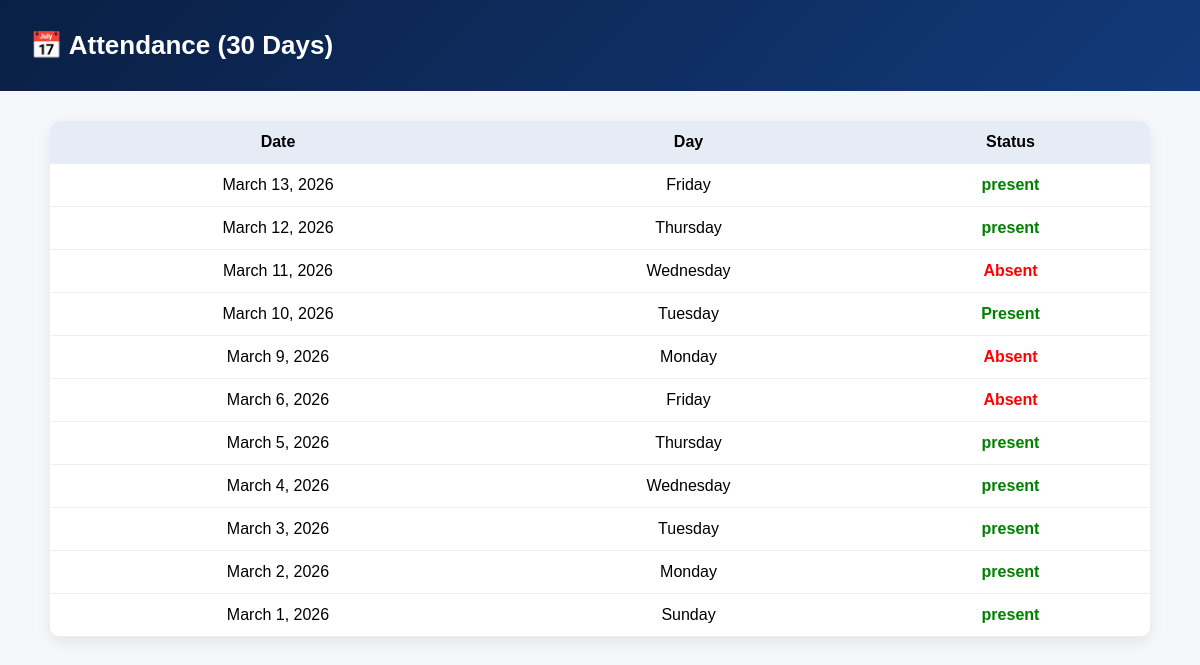
Page /attendance/ (signed in) on the committed database.
### dashboard/models.py (models this page shows, shortened)
class Attendance(models.Model):
    user = models.ForeignKey(User, on_delete=models.CASCADE)
    date = models.DateField()
    status = models.CharField(max_length=10)  # Present / Absent

### dashboard/views.py (the view)
# urls.py: path('attendance/', views.attendance_page, name='attendance'),
@login_required
def attendance_page(request):
    data = Attendance.objects.filter(user=request.user).order_by('-date')
    return render(request, 'attendance.html', {'data': data})

### dashboard/templates/attendance.html (shortened to what this page needs)
<!DOCTYPE html>
<html>
<head>
</head>
<body>
<div class="banner">
    📅 Attendance (30 Days)
</div>
<div class="container">
<table>
    <tr>
        <th>Date</th>
        <th>Day</th>
        <th>Status</th>
    </tr>
    {% for i in data %}
    <tr>
        <td>{{ i.date }}</td>
        <td>{{ i.date|date:"l" }}</td>
        {% if i.status|lower == "present" %}
            <td class="present">{{ i.status }}</td>
        {% else %}
            <td class="absent">{{ i.status }}</td>
        {% endif %}
    </tr>
    {% empty %}
    <tr>
        <td colspan="3">No attendance data</td>
    </tr>
    {% endfor %}
</table>
</div>
</body>
</html>

### dashboard/templates/attendance.html (style rules this page uses)
body { font-family: 'Poppins', sans-serif; margin: 0; background: #f5f7fa; }
.banner { background: linear-gradient(135deg, #0a1f44, #123a7a); color: white; padding: 30px; font-size: 26px; font-weight: bold; }
.container { padding: 30px 50px; }
table { width: 100%; border-collapse: collapse; background: white; border-radius: 10px; overflow: hidden; box-shadow: 0 5px 15px rgba(0,0,0,0.08); }
th, td { padding: 12px; text-align: center; }
th { background: #e6ecf5; }
tr { border-bottom: 1px solid #eee; }
.present { color: green; font-weight: bold; }
.absent { color: red; font-weight: bold; }

### rows in the picture
Attendance: date "March 13, 2026", date "Friday", status "present"
Attendance: date "March 12, 2026", date "Thursday", status "present"
Attendance: date "March 11, 2026", date "Wednesday", status "Absent"
Attendance: date "March 10, 2026", date "Tuesday", status "Present"
Attendance: date "March 9, 2026", date "Monday", status "Absent"
Attendance: date "March 6, 2026", date "Friday", status "Absent"
Attendance: date "March 5, 2026", date "Thursday", status "present"
Attendance: date "March 4, 2026", date "Wednesday", status "present"
Attendance: date "March 3, 2026", date "Tuesday", status "present"
Attendance: date "March 2, 2026", date "Monday", status "present"
Attendance: date "March 1, 2026", date "Sunday", status "present"
